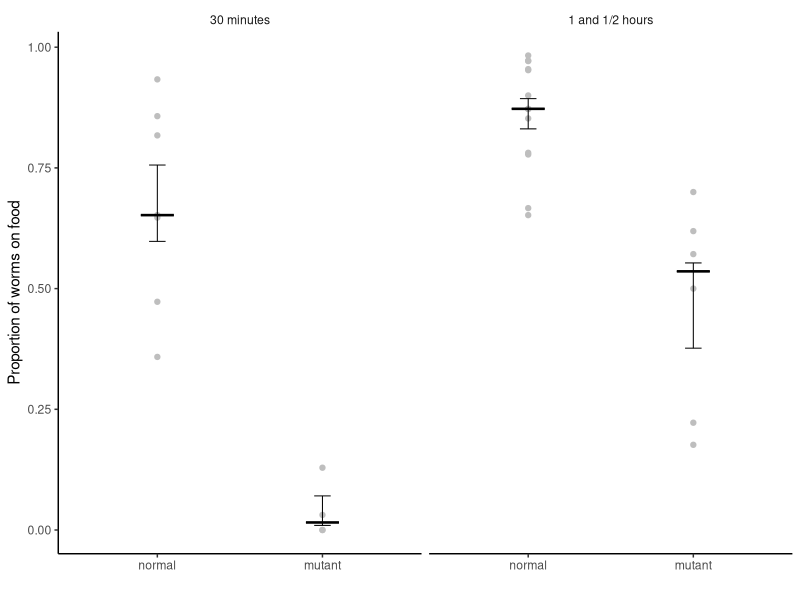

R code for this plot:
## ---- chunk 1
knitr::opts_chunk$set(echo = TRUE)
## ---- chunk 2
library(tidyverse)
theme_set(theme_classic())
data <- read_csv(here::here('McDevitt_Chemotaxis_data.csv')) %>%
  mutate(pct_on_food = Nfood / (Nfood + Ncontrol + Nplate),
         genotype = fct_relevel(genotype, "N2"),
         worm_type = case_when(
           genotype == "N2"  ~ "normal",
           genotype == "daf-12; daf-19" ~ "mutant"
         ),
         worm_type = fct_relevel(worm_type, "normal"),
         time = fct_relevel(time, "30 minutes"))

plot <- ggplot(data, aes(x = worm_type, y = pct_on_food)) +
  geom_point(colour = "grey") +
  stat_summary(fun.y = median,
               fun.ymin = median,
               fun.ymax = median,
               geom = "crossbar",
               width = 0.2,
               lwd = 0.35,
               colour = "black") +
  stat_summary(fun.data = "mean_se",
               geom = "errorbar",
               width = 0.1,
               lwd = 0.35,
               colour = "black") + 
  facet_grid(.~time) + 
  theme(strip.background = element_blank()) +
  labs(x = "", y = "Proportion of worms on food")
## ---- chunk 3
plot

